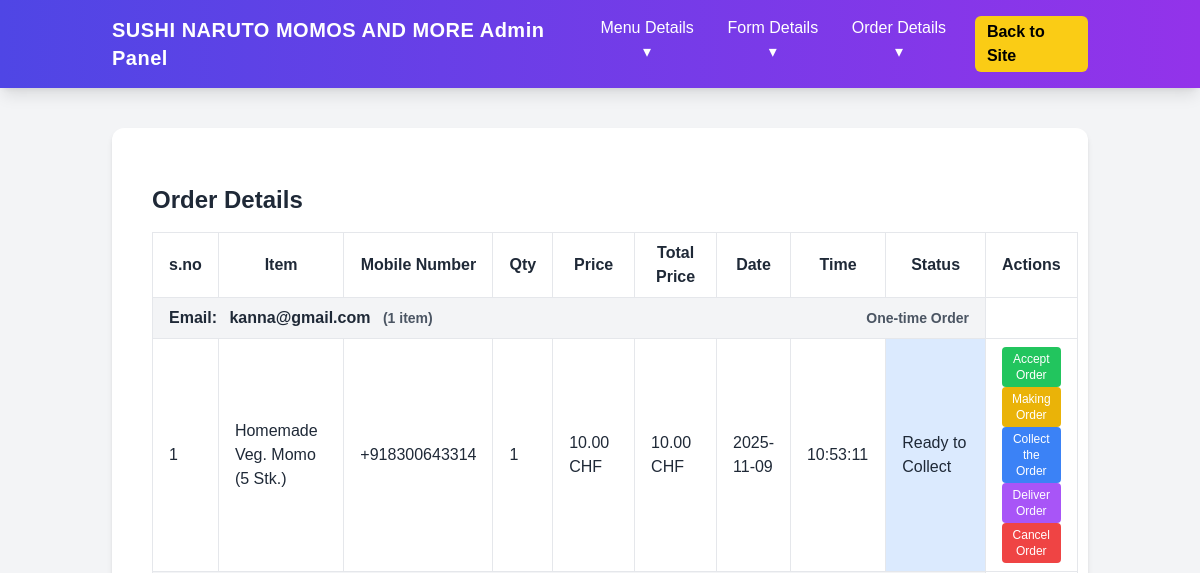
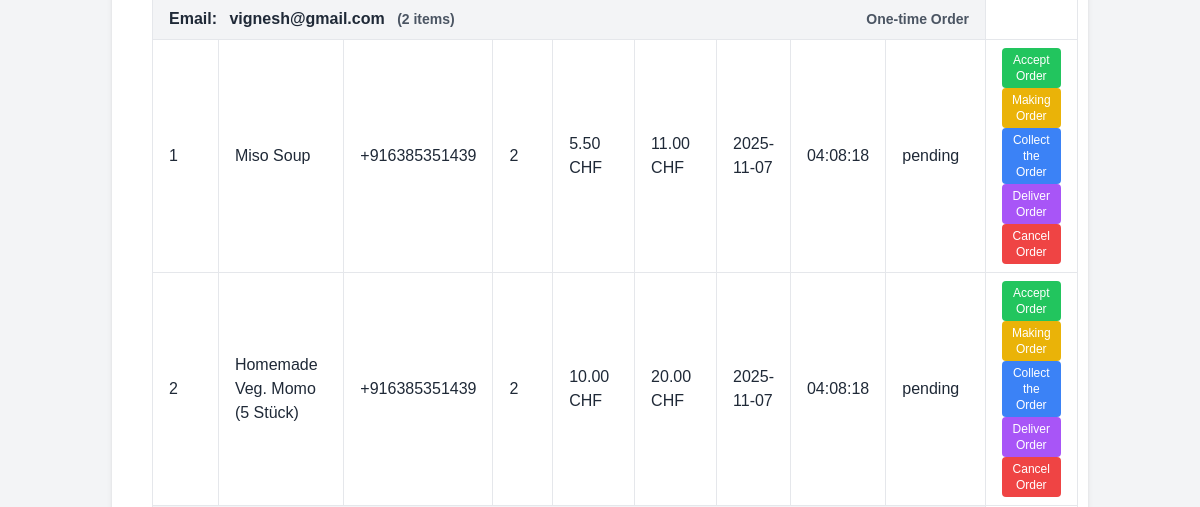
Page /order/food_table/ (signed in, upper part) on the earlier database version (2 pictures, top to bottom).
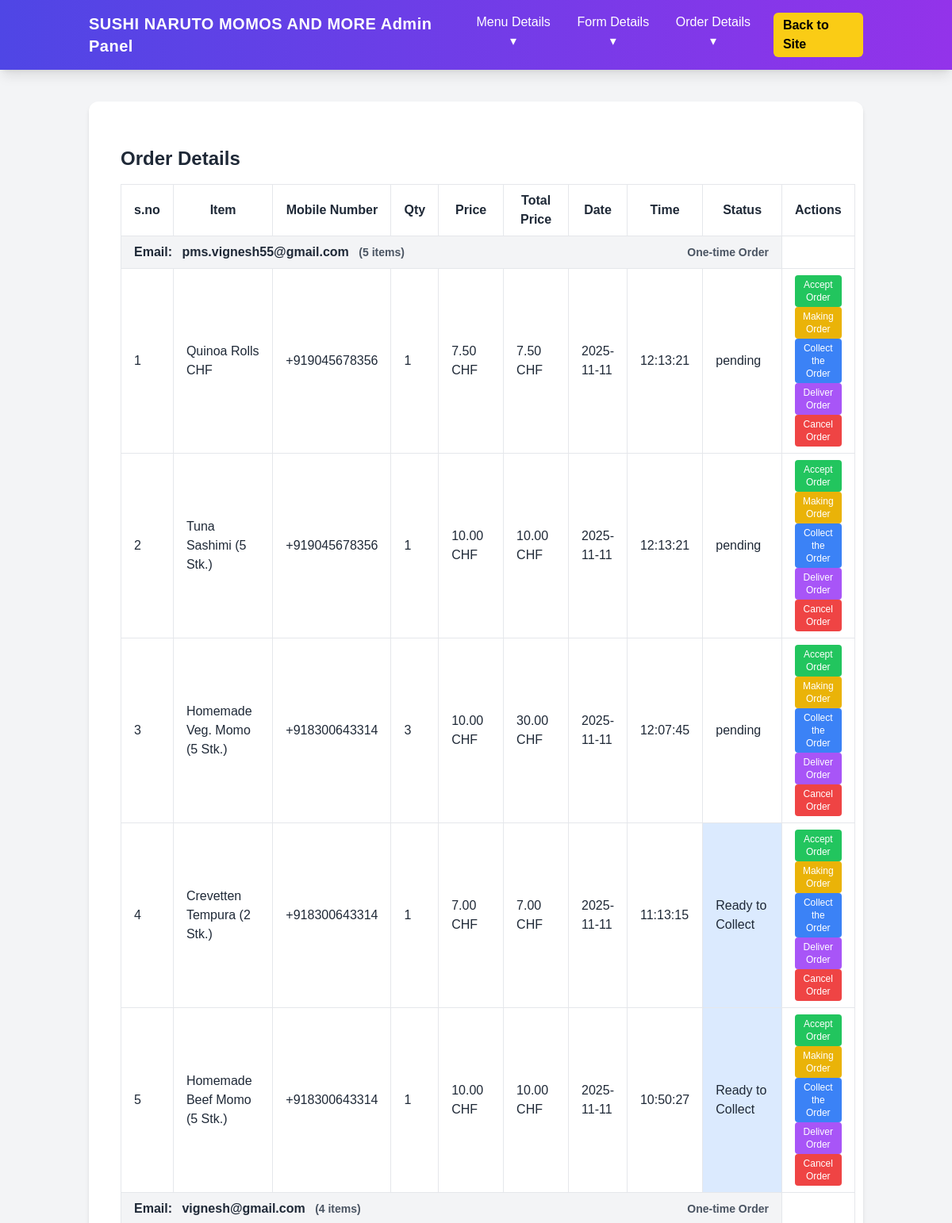
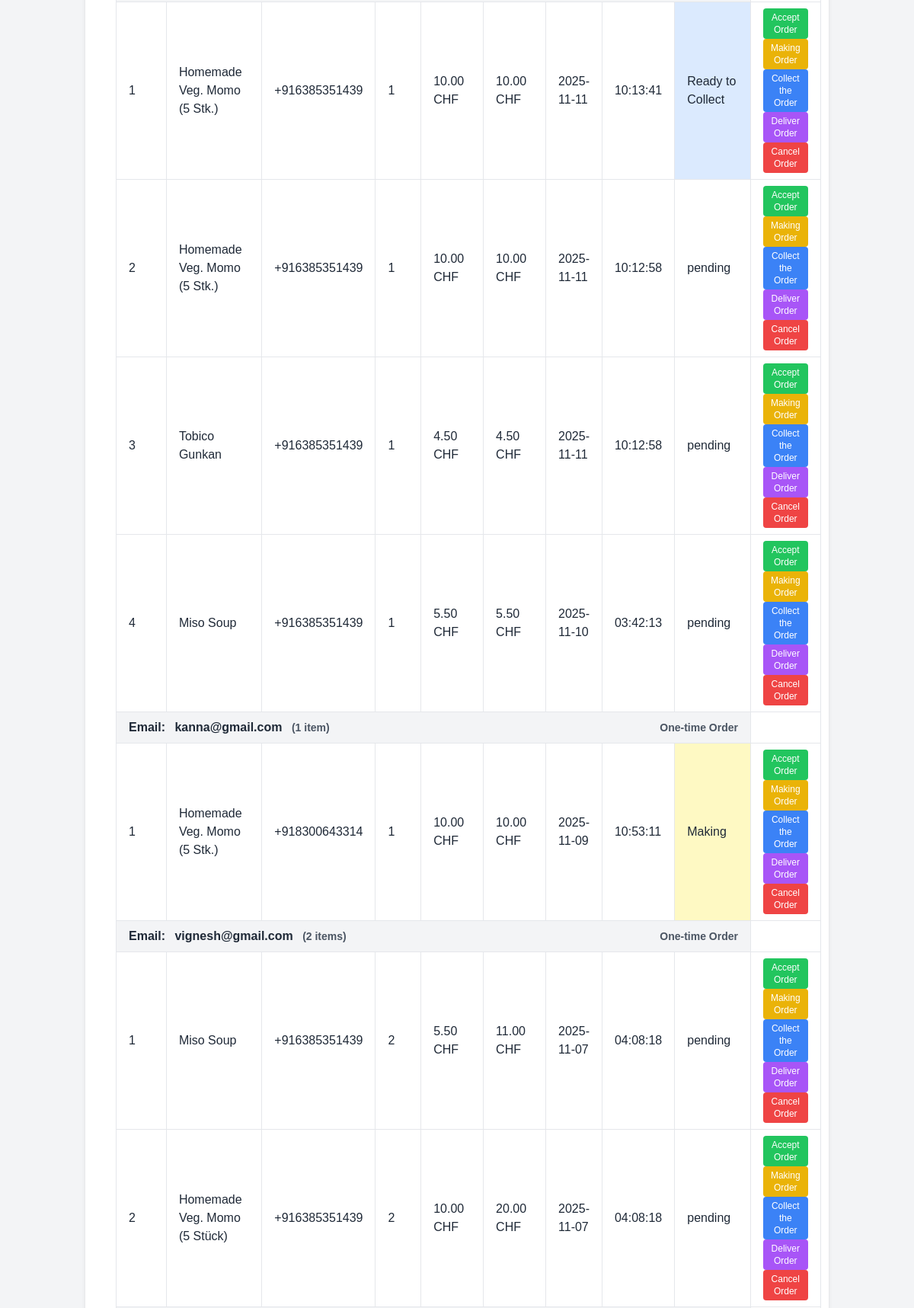
Same page on the later database version (2 pictures, top to bottom).
### sushi/models.py (models this page shows, shortened)
class Order(models.Model):
    ORDER_TYPE_CHOICES = [
        ('now', 'Order Now'),
        ('later', 'Order Later'),
    ]
    DELIVERY_CHOICES = [
        ('Click & Collect', 'Click & Collect (Free)'),
        ('Free', 'Free'),
        ('Livraison Express 3.5km', 'Livraison Express 3.5km'),
    ]
    item = models.CharField(max_length=200)
    price = models.DecimalField(max_digits=7, decimal_places=2)
    qty = models.PositiveIntegerField()
    order_type = models.CharField(max_length=10, choices=ORDER_TYPE_CHOICES)
    order_date = models.DateField(null=True, blank=True)
    order_time = models.TimeField(null=True, blank=True)
    email = models.EmailField()
    mobile = models.CharField(max_length=30)
    address = models.CharField(max_length=255)
    delivery = models.CharField(max_length=40, choices=DELIVERY_CHOICES)
    created_at = models.DateTimeField(default=timezone.now)
    status = models.CharField(max_length=30, default='pending')
    cancellation_reason = models.TextField(blank=True, null=True)
    @property
    def total_price(self):
        return self.price * self.qty

### sushi/views.py (the view)
# urls.py: path('order/food_table/', views.order_food_table, name='order_food_table'),
def order_food_table(request):
    if not request.user.is_staff:
        return redirect('admin_login')
    orders = Order.objects.exclude(
        status__in=['Delivered', 'Cancelled']
    ).order_by('-created_at')
    return render(request, 'admin2/order_food_table.html', {
        'orders': orders,
        'active_tab': 'food_orders'
    })

### sushi/templates/admin2/order_food_table.html (shortened to what this page needs)
{% extends "admin2/base2.html" %}
{% block content %}
<div class="container mx-auto px-4 py-8">
    <h2 class="text-2xl font-bold mb-4">Order Details</h2>
    <table class="min-w-full bg-white border">
        <thead>
            <tr>
                <th class="px-4 py-2 border">s.no</th>
                <th class="px-4 py-2 border">Item</th>
                <th class="px-4 py-2 border">Mobile Number</th>
                <th class="px-4 py-2 border">Qty</th>
                <th class="px-4 py-2 border">Price</th>
                <th class="px-4 py-2 border">Total Price</th>
                <th class="px-4 py-2 border">Date</th>
                <th class="px-4 py-2 border">Time</th>
                <th class="px-4 py-2 border">Status</th>
                <th class="px-4 py-2 border">Actions</th>
            </tr>
        </thead>
        {% regroup orders by email as order_groups %}
        <tbody id="order-food-tbody">
            {% for group in order_groups %}
                <tr class="bg-gray-100">
                    <td class="px-4 py-2 border font-semibold" colspan="9">
                        <div class="flex items-center justify-between">
                            <div>
                                <span class="mr-2">Email:</span>
                                <strong>{{ group.grouper }}</strong>
                                <span class="mx-2 text-sm text-gray-600">({{ group.list|length }} item{% if group.list|length > 1 %}s{% endif %})</span>
                            </div>
                            <div class="text-sm text-gray-600">One-time Order</div>
                        </div>
                    </td>
                </tr>
                {% for order in group.list %}
                <tr>
                    <td class="px-4 py-2 border">{{ forloop.counter }}</td>
                    <td class="px-4 py-2 border" x-text="">{{ order.item }}</td>
                    <td class="px-4 py-2 border">{{ order.mobile }}</td>
                    <td class="px-4 py-2 border">{{ order.qty }}</td>
                    <td class="px-4 py-2 border">{{ order.price|floatformat:2 }} CHF</td>
                    <td class="px-4 py-2 border">{{ order.total_price|floatformat:2 }} CHF</td>
                    <td class="px-4 py-2 border">{{ order.created_at|date:"Y-m-d" }}</td>
                    <td class="px-4 py-2 border">{{ order.created_at|time:"H:i:s" }}</td>
                    <td id="status-{{ order.id }}" class="px-4 py-2 border {% if order.status == 'Accepted' %}bg-green-100{% elif order.status == 'Making' %}bg-yellow-100{% elif order.status == 'Ready to Collect' %}bg-blue-100{% elif order.status == 'Delivered' %}bg-purple-100{% elif order.status == 'Cancelled' %}bg-red-100{% endif %}">
                        {{ order.status }}
                    </td>
                    <td class="px-4 py-2 border">
                        <form method="post" action="{% url 'order_action_admin' order.id %}" class="inline order-action-form" data-order-id="{{ order.id }}">
                            <button type="submit" name="action" value="accept" class="bg-green-500 text-white px-2 py-1 rounded text-xs">Accept Order</button>
                            <button type="submit" name="action" value="making" class="bg-yellow-500 text-white px-2 py-1 rounded text-xs">Making Order</button>
                            <button type="submit" name="action" value="collect" class="bg-blue-500 text-white px-2 py-1 rounded text-xs">Collect the Order</button>
                            <button type="submit" name="action" value="delivered" class="bg-purple-500 text-white px-2 py-1 rounded text-xs" onclick="return confirm('Are you sure you want to deliver this order?');">Deliver Order</button>
                            <button type="submit" name="action" value="cancel" class="bg-red-500 text-white px-2 py-1 rounded text-xs cancel-btn">Cancel Order</button>
                        </form>
                    </td>
                </tr>
                {% endfor %}
            {% endfor %}
        </tbody>
    </table>
</div>
{% endblock %}

Differences in the rows shown:
added Order: grouper "pms.vignesh55@gmail.com", item "Quinoa Rolls CHF", mobile "+919045678356", qty "1", price "7.50", total_price "7.50", created_at "2025-11-11", created_at "12:13:21", status "pending"
added Order: item "Tuna Sashimi (5 Stk.)", mobile "+919045678356", qty "1", price "10.00", total_price "10.00", created_at "2025-11-11", created_at "12:13:21", status "pending", shown under "pms.vignesh55@gmail.com"
added Order: item "Homemade Veg. Momo (5 Stk.)", mobile "+918300643314", qty "3", price "10.00", total_price "30.00", created_at "2025-11-11", created_at "12:07:45", status "pending", shown under "pms.vignesh55@gmail.com"
added Order: item "Crevetten Tempura (2 Stk.)", mobile "+918300643314", qty "1", price "7.00", total_price "7.00", created_at "2025-11-11", created_at "11:13:15", status "Ready to Collect", shown under "pms.vignesh55@gmail.com"
added Order: item "Homemade Beef Momo (5 Stk.)", mobile "+918300643314", qty "1", price "10.00", total_price "10.00", created_at "2025-11-11", created_at "10:50:27", status "Ready to Collect", shown under "pms.vignesh55@gmail.com"
added Order: grouper "vignesh@gmail.com", item "Homemade Veg. Momo (5 Stk.)", mobile "+916385351439", qty "1", price "10.00", total_price "10.00", created_at "2025-11-11", created_at "10:13:41", status "Ready to Collect"
added Order: item "Homemade Veg. Momo (5 Stk.)", mobile "+916385351439", qty "1", price "10.00", total_price "10.00", created_at "2025-11-11", created_at "10:12:58", status "pending", shown under "vignesh@gmail.com"
added Order: item "Tobico Gunkan", mobile "+916385351439", qty "1", price "4.50", total_price "4.50", created_at "2025-11-11", created_at "10:12:58", status "pending", shown under "vignesh@gmail.com"
added Order: item "Miso Soup", mobile "+916385351439", qty "1", price "5.50", total_price "5.50", created_at "2025-11-10", created_at "03:42:13", status "pending", shown under "vignesh@gmail.com"
changed Order "kanna@gmail.com": status "Ready to Collect" → "Making"
Other differences:
new list line: "Email: ( 5 item s ) One-time Order"
new list line: "Email: ( 4 item s ) One-time Order"
